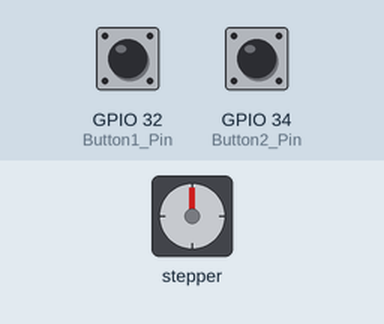
Bench run of a sketch on a simulated ESP32. Parts: stepper motor. The inputs (shaded band) are chosen by the test bench; at power-on: GPIO 32 (Button1_Pin) LOW, GPIO 34 (Button2_Pin) LOW. Stepper angles assume 2048 steps per turn.

Above: at 1.2 s.
1.3 s: GPIO 32 (Button1_Pin) pulled HIGH for 0.15 s
At 2.5 s:
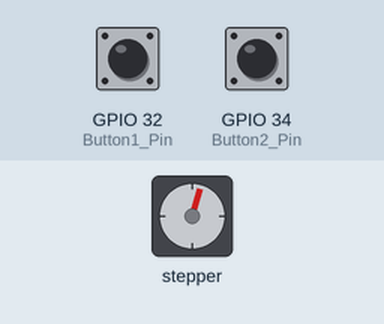
3.3 s: GPIO 34 (Button2_Pin) pulled HIGH for 1 s
At 5.6 s:
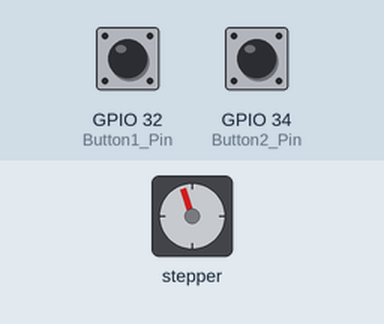
6.3 s: GPIO 34 (Button2_Pin) pulled HIGH for 0.15 s
At 7.5 s:
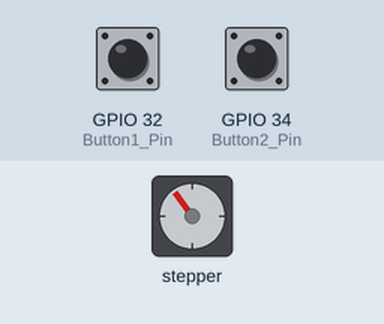
8.3 s: GPIO 32 (Button1_Pin) pulled HIGH for 3.2 s
At 12.4 s:
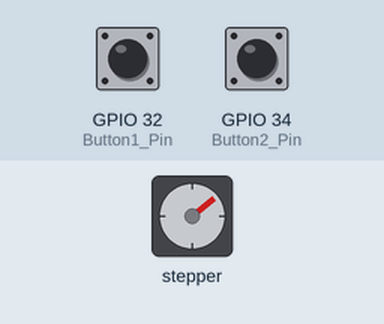
13.0 s: GPIO 32 (Button1_Pin) pulled HIGH for 1 s
At 14.7 s:
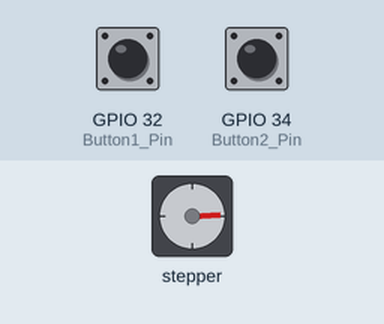
16.0 s: GPIO 32 (Button1_Pin) pulled HIGH for 0.15 s
At 17.3 s:
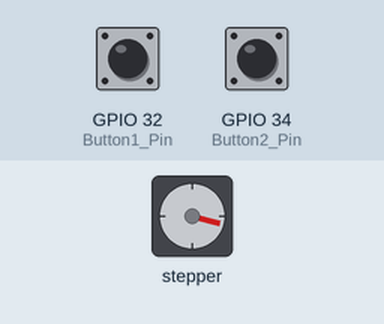
Timing chart, 0 to 19.0 s (numbered marks = the images above; inputs shaded):
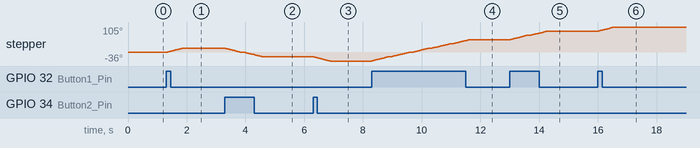

The sketch:

wk4-3.ino
```cpp
#include <Stepper.h> //引入步進馬達函示庫

const int stepsPerRevolution=2048 ;  //此馬達轉一圈為2048步
const int RPM = 5; //馬達旋轉速度
const int Button1_Pin = 32, Button2_Pin = 34;
//宣告Stepper物件，的步數和引腳
//引角依序對應驅動版的1N1、1N3、1N2、1N4

Stepper myStepper(stepsPerRevolution, 13, 14, 12, 27);

void setup() {
   pinMode(Button1_Pin, INPUT);
   pinMode(Button2_Pin, INPUT);
  Serial.begin(115200);
  myStepper.setSpeed(RPM);  //設定馬達轉速

}

void loop() {
  //正轉一圈

  if(digitalRead(Button1_Pin) == HIGH ){
  myStepper.step(100);
  delay(100);
  }


  //Player 2
  if(digitalRead(Button2_Pin) == HIGH ){
   myStepper.step(-100);
  delay(100);
  }

  //倒轉一圈
 // myStepper.step(-stepsPerRevolution);
  //delay(100);
}
```

Measured:
- after the input at 1.3 s, stepper: turns 17° clockwise in 0.54 s, starting at once
- after the input at 3.3 s, stepper: turns 35° counter-clockwise in 1.2 s, starting at once
- after the input at 6.3 s, stepper: turns 18° counter-clockwise in 0.59 s, starting at once
- after the input at 8.3 s, stepper: turns 88° clockwise in 3.3 s, starting at once
- after the input at 13.0 s, stepper: turns 35° clockwise in 1.2 s, starting at once
- after the input at 16.0 s, stepper: turns 18° clockwise in 0.56 s, starting at once
